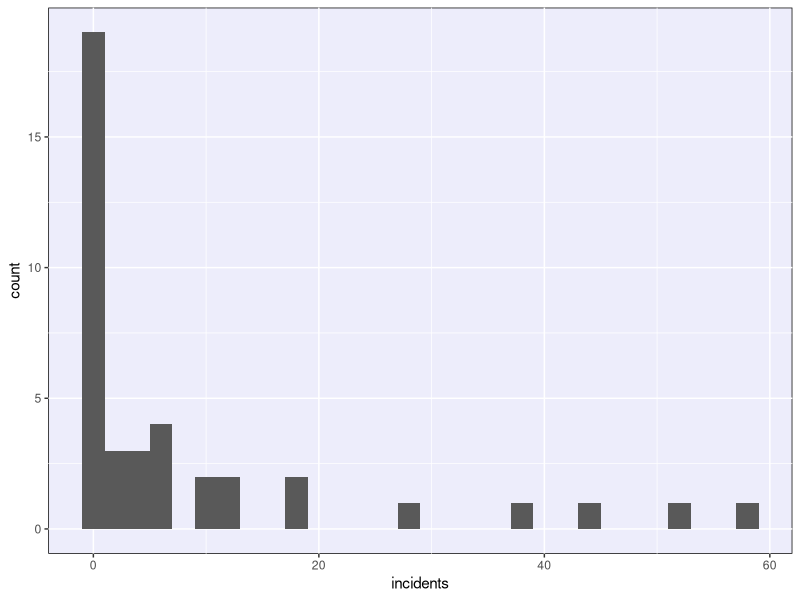
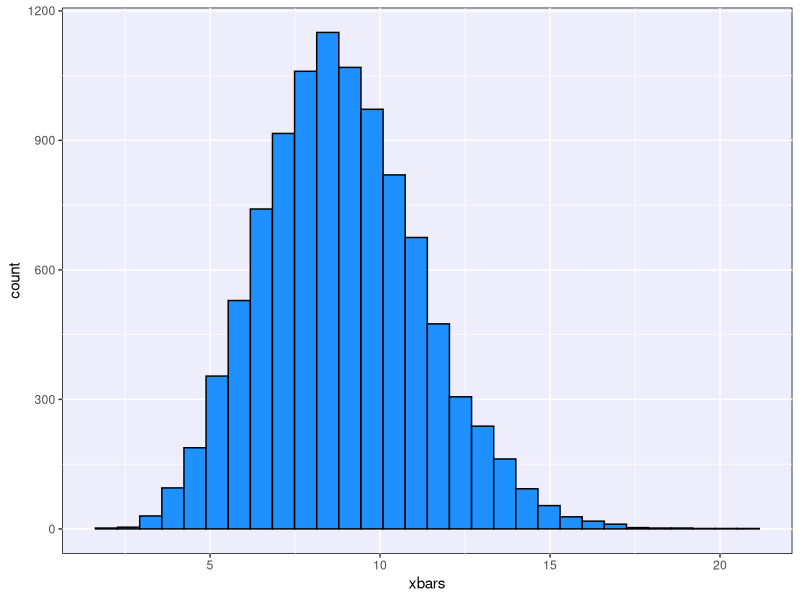
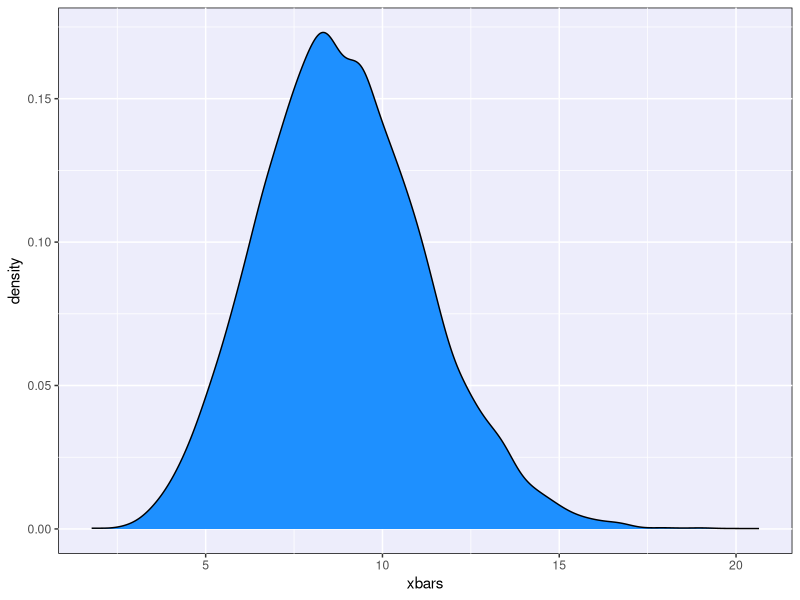
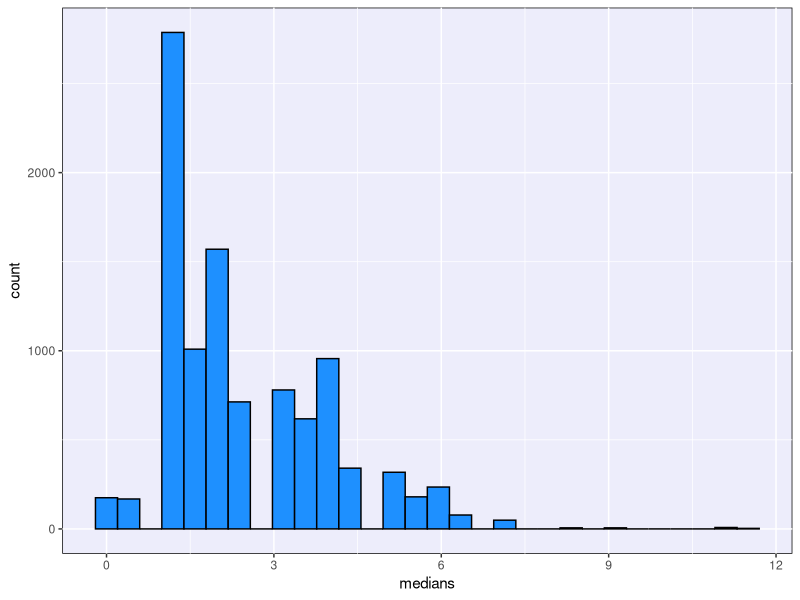
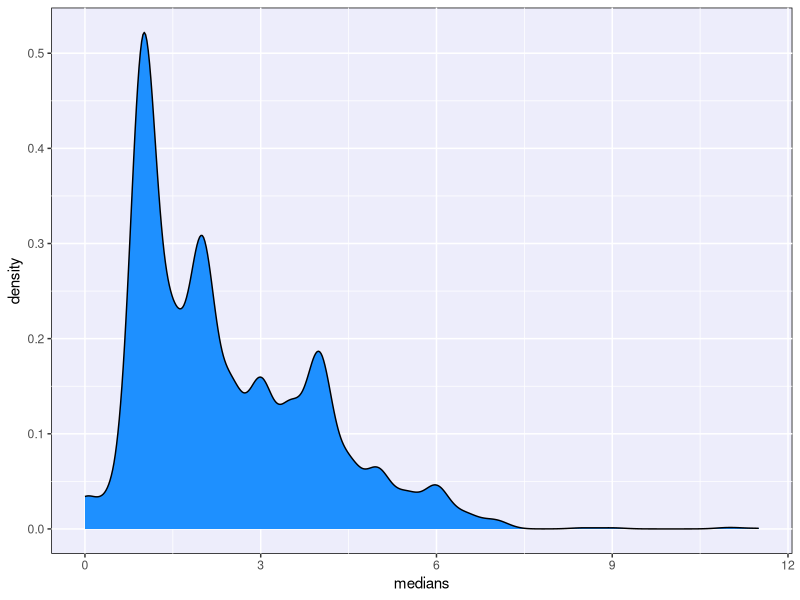
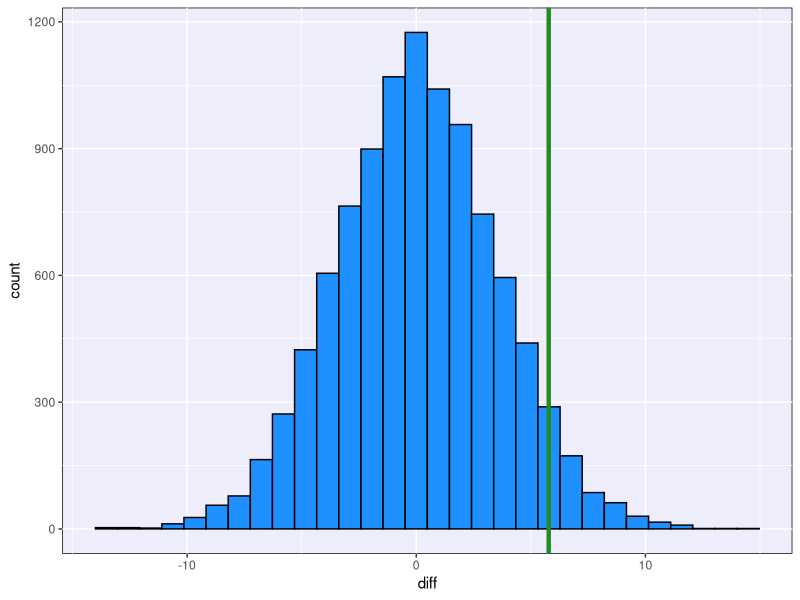
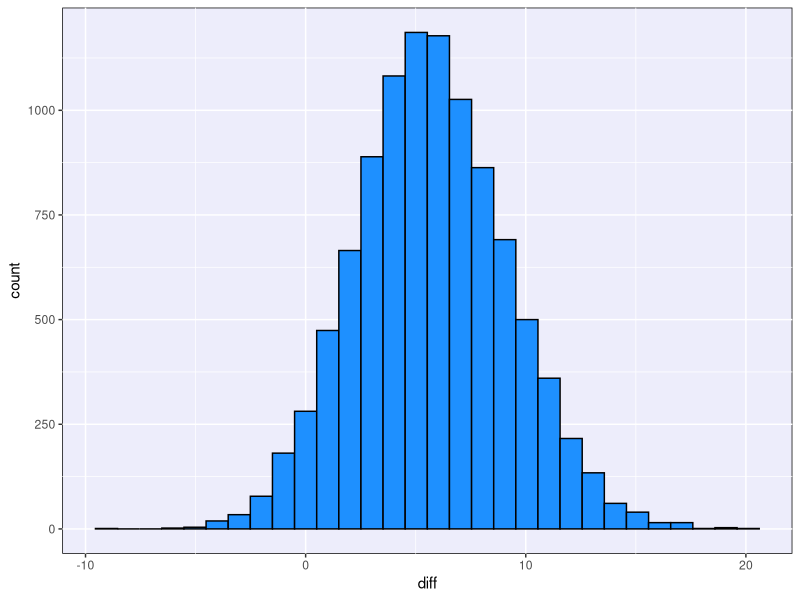
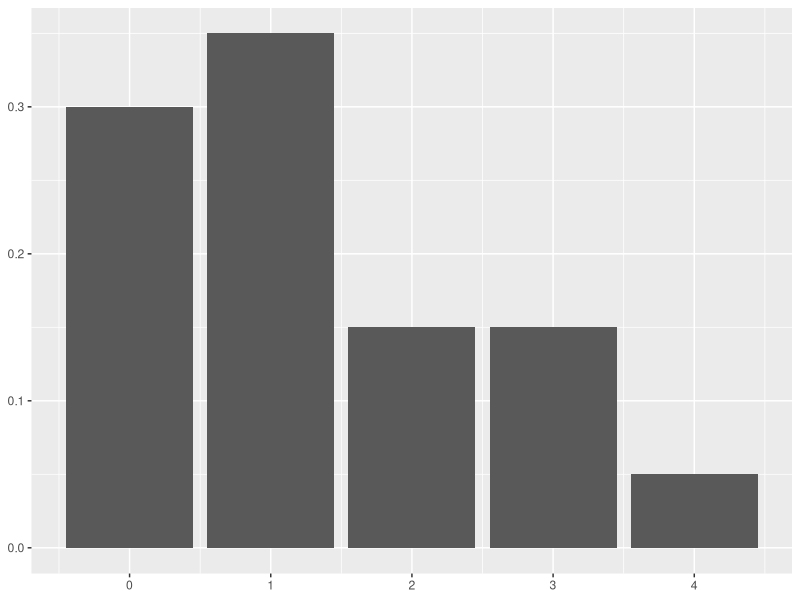

Generate these figures, in order, with R:
## ---- chunk 1
knitr::opts_chunk$set(echo = TRUE, message=FALSE, error = TRUE)
library(tidyverse)
## ---- chunk 2
old <- theme_get()

theme_set(theme(panel.background = element_rect(fill = "#ededfb")))
## ---- chunk 3
ships <- read_csv("../../data/ships.csv")
## ---- chunk 4
ggplot(ships, aes(x = incidents)) +
  geom_histogram()
## ---- chunk 5
new_data <- function(data, n) {
  sample_n(data, size = n, replace = TRUE)
}
## ---- chunk 6
average_incidents <- tibble(
  run = 1:10000,
  xbars = replicate(10000,
                    mean(new_data(ships, 40)$incidents) ) 
)
## ---- chunk 7
ggplot(average_incidents, aes(x = xbars)) +
  geom_histogram(fill = "dodgerblue", color = "black")
## ---- chunk 8
ggplot(average_incidents, aes(x = xbars)) +
  geom_density(fill = "dodgerblue", color = "black")
## ---- chunk 9
median_incidents <- tibble(
  run = 1:10000,
  medians = replicate(10000,
                    median(new_data(ships, 40)$incidents) ) 
)

ggplot(median_incidents, aes(x = medians)) +
  geom_histogram(fill = "dodgerblue", color = "black")
## ---- chunk 10
ggplot(median_incidents, aes(x = medians)) +
  geom_density(fill = "dodgerblue", color = "black")
## ---- chunk 11
warpbreaks %>%
  group_by(wool) %>%
  summarize(avg_breaks = mean(breaks), n = n())
## ---- chunk 12
avg_diffs <- tibble(
  run = 1:10000,
  A = replicate(10000,
                    mean(new_data(warpbreaks, 27)$breaks) ),
  B = replicate(10000,
                    mean(new_data(warpbreaks, 27)$breaks) ),
  diff = A - B
)
## ---- chunk 13
ggplot(avg_diffs, aes(x = diff)) +
  geom_histogram(fill = "dodgerblue", color = "black") +
  geom_vline(xintercept = 5.78, color = "forestgreen",
             linewidth = 1.5)
## ---- chunk 14
warpbreaksA <- warpbreaks %>%
  filter(wool == "A")

warpbreaksB <- warpbreaks %>%
  filter(wool == "B")

avg_diffs_separate <- tibble(
  run = 1:10000,
  A = replicate(10000,
                    mean(new_data(warpbreaksA, 27)$breaks) ),
  B = replicate(10000,
                    mean(new_data(warpbreaksB, 27)$breaks) ),
  diff = A - B
)
## ---- chunk 15
ggplot(avg_diffs_separate, aes(x = diff)) +
  geom_histogram(fill = "dodgerblue", color = "black")
## ---- chunk 16
theme_set(old)
## ---- chunk 17
ggplot(mapping = aes(x = 0:4, y = c(0.3, 0.35, 0.15, 0.15, 0.05))) +
  geom_col() +
  theme(axis.title = element_blank())
## ---- chunk 18
old <- theme_get()

theme_set(theme(panel.background = element_rect(fill = "#ededfb")))
## ---- chunk 19
reaction_times <- tibble(
  participant = 1:20,
  time = c(708, 510, 742, 720, 298,
           426, 339, 1638, 675, 1255,
           555, 353, 590, 339, 688,
           567, 809, 912, 1032, 450)
)
## ---- chunk 20
ggplot(reaction_times, aes(x = time)) +
  geom_histogram()
## ---- chunk 21
med_time <- median(reaction_times$time)

median( abs(reaction_times$time - med_time) )
## ---- chunk 22
mad(reaction_times$time, constant = 1)
## ---- chunk 23
mad_times <- tibble(
  run = 1:10000,
  mads = replicate(10000,
                    mad(new_data(reaction_times, 20)$time,
                        constant = 1) ) 
)

ggplot(mad_times, aes(x = mads)) +
  geom_histogram(fill = "dodgerblue", color = "black")
## ---- chunk 24
vaccination_status <- sample(0:1, size = 1014, replace = TRUE,
       prob = c(0.08, 0.92))

mean(vaccination_status)
## ---- chunk 25
proportions <- tibble(prop_vacc = replicate(10000,
                         mean(sample(0:1, size = 1014, replace = TRUE,
                         prob = c(0.08, 0.92)))
                         )
                      )
## ---- chunk 26
ggplot(proportions, aes(x = prop_vacc)) +
  geom_histogram(fill = "dodgerblue", color = "black") +
  geom_vline(xintercept = 0.15, color = "forestgreen",
             linewidth = 1.5)
